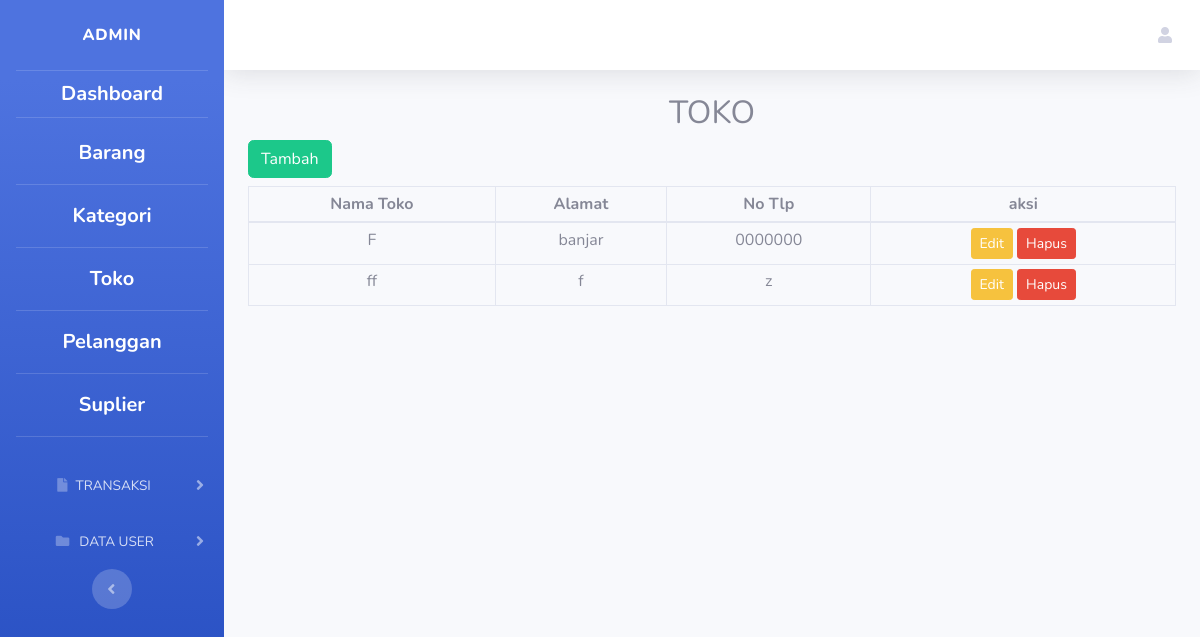
The app's page /toko.php with its own data.
### tables this page shows
CREATE TABLE `toko` (
  `toko_id` int(11) NOT NULL,
  `nama_toko` varchar(50) NOT NULL,
  `alamat` varchar(100) NOT NULL,
  `tlp_hp` varchar(50) NOT NULL,
  `created_at` timestamp NOT NULL DEFAULT current_timestamp() ON UPDATE current_timestamp()
);

### toko.php (the view, shortened to what this page needs)
<!DOCTYPE html>
<html lang="en">
<head>
    <link href="sbadmin/vendor/fontawesome-free/css/all.min.css" rel="stylesheet" type="text/css">
    <link href="sbadmin/css/sb-admin-2.min.css" rel="stylesheet">
</head>
<body id="page-top">
    <div id="wrapper">
        <ul class="navbar-nav bg-gradient-primary sidebar sidebar-dark accordion" id="accordionSidebar">
            <a class="sidebar-brand d-flex align-items-center justify-content-center">
                <div class="sidebar-brand-text mx-3">ADMIN<sup></sup></div>
            </a>
            <hr class="sidebar-divider my-0">
            <div class="text-center" >
                <a class="nav-link" href="dashboard.php">
                    <span class="dashboard" style="font-size: 20px; color: white; font-weight: bold;">Dashboard</span>
                </a>
            </div>
            <hr class="sidebar-divider">
            <div id="collapseTwo" class="text-center" aria-labelledby="headingTwo" data-parent="#accordionSidebar">
                <div class="bg-blue py-1 collapse-inner rounded">
                    <p style="display: block;"><a class="collapse-item" href="produk.php" style="color: white; font-weight: bold; font-size: 20px;">Barang</a></p>
                    <hr class="sidebar-divider">
                    <p style="display: block;"><a class="collapse-item" href="kategori.php" style="color: white; font-weight: bold; font-size: 20px;">Kategori</a></p>
                    <hr class="sidebar-divider">
                    <p style="display: block;"><a class="collapse-item" href="toko.php" style="color: white; font-weight: bold; font-size: 20px;">Toko</a></p>
                    <hr class="sidebar-divider">
                    <p style="display: block;"><a class="collapse-item" href="pelanggan.php" style="color: white; font-weight: bold; font-size: 20px;">Pelanggan</a></p>
                    <hr class="sidebar-divider">
                    <p style="display: block;"><a class="collapse-item" href="supplier.php" style="color: white; font-weight: bold; font-size: 20px;">Suplier</a></p>
                    <hr class="sidebar-divider">
                </div>
            </div>
            <li class="nav-item text-center">
                <a class="nav-link collapsed text-center" href="#" data-toggle="collapse" data-target="#collapseUtilities"
                    aria-expanded="true" aria-controls="collapseUtilities">
                    <i class="fas fa-file"></i>
                    <span>TRANSAKSI</span>
                </a>
            </li>
            <li class="nav-item text-center">
                <a class="nav-link collapsed text-center" href="#" data-toggle="collapse" data-target="#collapsePages"
                    aria-expanded="true" aria-controls="collapsePages">
                    <i class="fas fa-fw fa-folder"></i>
                    <span>DATA USER</span>
                </a>
            </li>
            <div class="text-center d-none d-md-inline">
                <button class="rounded-circle border-0" id="sidebarToggle"></button>
            </div>
        </ul>
        <div id="content-wrapper" class="d-flex flex-column">
            <div id="content">
                <nav class="navbar navbar-expand navbar-light bg-white topbar mb-4 static-top shadow">
    <ul class="navbar-nav ml-auto">
        <li class="nav-item dropdown no-arrow">
            <a class="nav-link dropdown-toggle" href="#" id="userDropdown" role="button"
                data-toggle="dropdown" aria-haspopup="true" aria-expanded="false">
                <i class="fas fa-user"></i>
            </a>
        </li>
    </ul>
</nav>
<h2 class="text-center">TOKO</h2>
<div class="container">
    <form action="tambah/tambah_toko.php" method="get">
        <button type='submit' class='btn btn-success mb-2'>Tambah</button>
    </form>
    <table class="table table-bordered table-sm">
        <thead>
                <tr class="text-center">
                <th class="text-center">Nama Toko</th>
                <th class="text-center">Alamat</th>
                <th class="text-center">No Tlp</th>
                <th class="text-center">aksi</th>
            </tr>
        </thead>
        <tbody>
            <?php
                try {
                    $pdo = new PDO("mysql:host=localhost;dbname=db_kasir", "root", "");
                    $pdo->setAttribute(PDO::ATTR_ERRMODE, PDO::ERRMODE_EXCEPTION);
                    $stmt = $pdo->prepare("SELECT * FROM toko");
                    $stmt->execute();
                    $produkData = $stmt->fetchAll(PDO::FETCH_ASSOC);
                    foreach ($produkData as $produk) {
                        echo "<tr>";
                        echo "<td class='text-center'>{$produk['nama_toko']}</td>";
                        echo "<td class='text-center'>{$produk['alamat']}</td>";
                        echo "<td class='text-center'>{$produk['tlp_hp']}</td>";
                        echo "<td class='text-center'>";
                        echo "<a href='edit.php?id={$produk['toko_id']}' class='btn btn-warning btn-sm'>Edit</a>";
                        echo "<a href='delete/hapus_toko.php?id={$produk['toko_id']}' class='btn btn-danger btn-sm'>Hapus</a>";
                        echo "</td>";
                        echo "</tr>";
                    }
                } catch (PDOException $e) {
                    echo "Error: " . $e->getMessage();
                }
            ?>
        </tbody>
    </table>
</div>
</body>
</body>
</html>

### records on screen
toko: nama_toko "F", alamat "banjar", tlp_hp "0000000"
toko: nama_toko "ff", alamat "f", tlp_hp "z"
